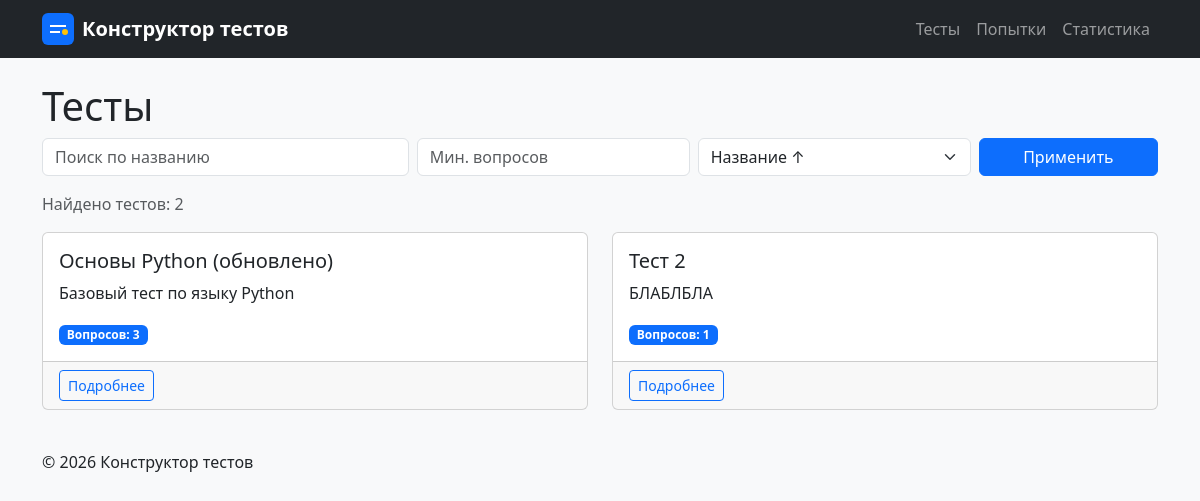
Screenshot of /quizzes/ with the database file from the repository.
### quizzes/models.py (models this page shows, shortened)
class Test(models.Model):
    title = models.CharField(
        max_length=200,
        verbose_name="Название теста",
    )
    description = models.TextField(
        blank=True,
        default="",
        verbose_name="Описание",
    )
    class Meta:
        ordering = ["title"]
        verbose_name = "Тест"
        verbose_name_plural = "Тесты"

### quizzes/views.py (the view)
# urls.py: path("quizzes/", include("quizzes.urls")),
def quizzes(request):
    query = request.GET.get("q", "").strip()
    min_questions = request.GET.get("min_q", "").strip()
    sort = request.GET.get("sort", "title")
    queryset = Test.objects.annotate(question_count=Count("questions"))
    if query:
        queryset = queryset.filter(title__icontains=query)
    if min_questions:
        try:
            queryset = queryset.filter(question_count__gte=int(min_questions))
        except ValueError:
            min_questions = ""
    queryset = queryset.order_by(SORT_OPTIONS.get(sort, "title"))
    return render(
        request,
        "quizzes/quiz_list.html",
        {
            "tests": queryset,
            "query": query,
            "min_questions": min_questions,
            "sort": sort,
        },
    )

### quizzes/templates/quizzes/quiz_list.html (shortened to what this page needs)
{% extends "base.html" %}
{% block content %}
<h1>Тесты</h1>
<form method="get" class="row g-2 mb-3">
    <div class="col-md-4">
        <input type="text" name="q" class="form-control"
               placeholder="Поиск по названию"
               value="{{ query }}">
    </div>
    <div class="col-md-3">
        <input type="number" name="min_q" class="form-control"
               placeholder="Мин. вопросов" min="0"
               value="{{ min_questions }}">
    </div>
    <div class="col-md-3">
        <select name="sort" class="form-select">
            <option value="title" {% if sort == "title" %}selected{% endif %}>
                Название ↑
            </option>
        </select>
    </div>
    <div class="col-md-2">
        <button type="submit" class="btn btn-primary w-100">Применить</button>
    </div>
</form>
<p class="text-muted">Найдено тестов: {{ tests|length }}</p>
<div class="row">
    {% for test in tests %}
        {% include "quizzes/includes/quiz_card.html" %}
    {% empty %}
        <p class="text-muted">Тестов не найдено.</p>
    {% endfor %}
</div>
{% endblock %}

### quizzes/templates/quizzes/includes/quiz_card.html
<div class="col-md-6 mb-3">
    <div class="card h-100">
        <div class="card-body">
            <h5 class="card-title">{{ test.title }}</h5>
            <p class="card-text">
                {{ test.description|default:"Без описания" }}
            </p>
            <span class="badge bg-primary">
                Вопросов: {{ test.question_count }}
            </span>
        </div>
        <div class="card-footer">
            <a href="{% url 'quizzes:detail' test.id %}"
               class="btn btn-sm btn-outline-primary">
                Подробнее
            </a>
        </div>
    </div>
</div>

### homepage/static/homepage/css/style.css (style rules this page uses)
body { background-color: #f8f9fa; }

### rows the page displays
Test: title "Основы Python (обновлено)", description "Базовый тест по языку Python", question_count "3"
Test: title "Тест 2", description "БЛАБЛБЛА", question_count "1"

### other values shown
{{ tests|length }} "2"
